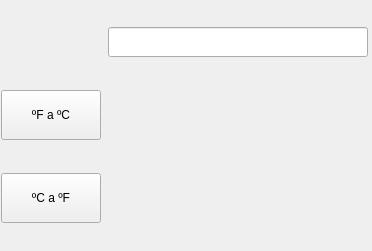
<?xml version="1.0" encoding="UTF-8"?>
<ui version="4.0">
 <class>Form</class>
 <widget class="QWidget" name="Form">
  <property name="geometry">
   <rect>
    <x>0</x>
    <y>0</y>
    <width>372</width>
    <height>251</height>
   </rect>
  </property>
  <property name="windowTitle">
   <string>Form</string>
  </property>
  <widget class="QWidget" name="gridLayoutWidget">
   <property name="geometry">
    <rect>
     <x>0</x>
     <y>0</y>
     <width>371</width>
     <height>251</height>
    </rect>
   </property>
   <layout class="QGridLayout" name="gridLayout">
    <item row="2" column="0">
     <widget class="QPushButton" name="CaF">
      <property name="enabled">
       <bool>true</bool>
      </property>
      <property name="maximumSize">
       <size>
        <width>100</width>
        <height>50</height>
       </size>
      </property>
      <property name="contextMenuPolicy">
       <enum>Qt::DefaultContextMenu</enum>
      </property>
      <property name="text">
       <string>ºC a ºF</string>
      </property>
     </widget>
    </item>
    <item row="0" column="1">
     <widget class="QLineEdit" name="temp">
      <property name="minimumSize">
       <size>
        <width>10</width>
        <height>10</height>
       </size>
      </property>
      <property name="maximumSize">
       <size>
        <width>260</width>
        <height>30</height>
       </size>
      </property>
      <property name="echoMode">
       <enum>QLineEdit::Normal</enum>
      </property>
      <property name="alignment">
       <set>Qt::AlignRight|Qt::AlignTrailing|Qt::AlignVCenter</set>
      </property>
     </widget>
    </item>
    <item row="1" column="1">
     <widget class="QLabel" name="resultado">
      <property name="enabled">
       <bool>true</bool>
      </property>
      <property name="minimumSize">
       <size>
        <width>10</width>
        <height>10</height>
       </size>
      </property>
      <property name="maximumSize">
       <size>
        <width>260</width>
        <height>50</height>
       </size>
      </property>
      <property name="text">
       <string/>
      </property>
      <property name="indent">
       <number>-1</number>
      </property>
     </widget>
    </item>
    <item row="1" column="0">
     <widget class="QPushButton" name="FaC">
      <property name="maximumSize">
       <size>
        <width>100</width>
        <height>50</height>
       </size>
      </property>
      <property name="text">
       <string>ºF a ºC</string>
      </property>
     </widget>
    </item>
   </layout>
  </widget>
 </widget>
 <resources/>
 <connections/>
</ui>
